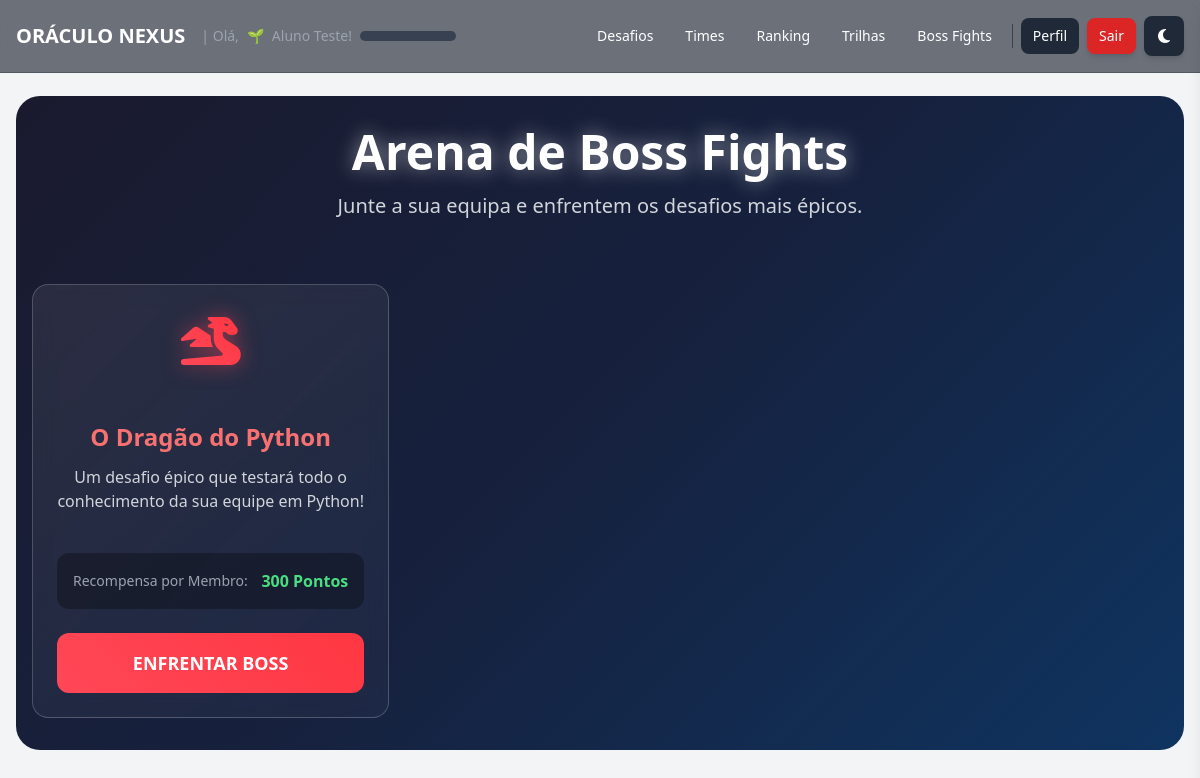
/bossfights (signed in), run on the app's committed database.
### app.py (models this page shows)
class Level(db.Model):
    id = db.Column(db.Integer, primary_key=True)
    name = db.Column(db.String(50), unique=True, nullable=False)
    min_points = db.Column(db.Integer, unique=True, nullable=False, index=True)
    insignia = db.Column(db.String(255), nullable=True)  # URL ou emoji

class User(UserMixin, db.Model):
    id = db.Column(db.Integer, primary_key=True)
    name = db.Column(db.String(100), nullable=False)
    email = db.Column(db.String(100), unique=True, nullable=False)
    password = db.Column(db.String(200), nullable=False)
    is_admin = db.Column(db.Boolean, default=False)
    phone = db.Column(db.String(20))
    registered_at = db.Column(db.DateTime, default=datetime.utcnow)
    last_login = db.Column(db.DateTime)
    points = db.Column(db.Integer, default=0)
    level_id = db.Column(db.Integer, db.ForeignKey('level.id'), nullable=True)
    level = db.relationship('Level', backref='users')
    team_id = db.Column(db.Integer, db.ForeignKey('team.id'), nullable=True)
    avatar_url = db.Column(db.String(255), nullable=True)

class BossFight(db.Model):
    id = db.Column(db.Integer, primary_key=True)
    name = db.Column(db.String(200), unique=True, nullable=False)
    description = db.Column(db.Text, nullable=False)
    reward_points = db.Column(db.Integer, nullable=False)
    is_active = db.Column(db.Boolean, default=False)
    image_url = db.Column(db.String(255), nullable=True)
    stages = db.relationship('BossFightStage', backref='boss_fight', lazy='dynamic', order_by='BossFightStage.order')

### app.py (the view)
@app.route('/bossfights')
@login_required
def list_boss_fights():
    if not current_user.team:
        flash('Você precisa estar em uma equipe para participar de Boss Fights!', 'warning')
        return redirect(url_for('teams_list'))
    all_bosses = BossFight.query.filter_by(is_active=True).all()
    return render_template('boss_fights_list_user.html', bosses=all_bosses)

### app.py (called while the page is built)
@login_manager.user_loader
def load_user(user_id):
    return User.query.get(int(user_id))

@app.context_processor
def inject_user_gamification_data():
    if current_user.is_authenticated and current_user.level:
        return dict(user_level_insignia=current_user.level.insignia)
    return dict(user_level_insignia='')

@app.context_processor
def inject_gamification_progress():
    if not current_user.is_authenticated:
        return {}
    progress_data = {'percentage': 0, 'next_level_points': None}
    if current_user.level:
        current_level = current_user.level
        next_level = Level.query.filter(Level.min_points > current_level.min_points).order_by(Level.min_points.asc()).first()
        if next_level:
            points_for_level = next_level.min_points - current_level.min_points
            points_achieved = current_user.points - current_level.min_points
            progress_data['percentage'] = max(0, min(100, (points_achieved / points_for_level) * 100 if points_for_level > 0 else 100))
            progress_data['next_level_points'] = next_level.min_points
        else:
            progress_data['percentage'] = 100
    return dict(progress=progress_data)

### templates/boss_fights_list_user.html (shortened to what this page needs)
{% extends "base_user.html" %}
{% block content %}
<div class="boss-arena-container">
    <div class="relative z-10">
        <div class="text-center mb-16">
            <h1 class="text-5xl font-bold mb-4 title-glow">Arena de Boss Fights</h1>
            <p class="text-xl text-gray-300 max-w-2xl mx-auto">Junte a sua equipa e enfrentem os desafios mais épicos.</p>
        </div>
        <div class="grid grid-cols-1 md:grid-cols-2 lg:grid-cols-3 gap-8 max-w-7xl mx-auto">
            {% for boss in bosses %}
                <div class="boss-card rounded-2xl text-center flex flex-col">
                    {% if boss.image_url %}
                        <img src="{{ boss.image_url }}" alt="{{ boss.name }}" class="w-full h-48 object-cover rounded-t-2xl">
                    {% else %}
                        <div class="text-center py-8">
                            <i class="fas fa-dragon boss-icon"></i>
                        </div>
                    {% endif %}
                    <div class="boss-card-content flex flex-col flex-grow">
                        <div class="flex-grow">
                            <h2 class="text-2xl font-bold mb-3 text-red-400">{{ boss.name }}</h2>
                            <p class="text-gray-300 mb-6 min-h-[4rem]">{{ boss.description }}</p>
                            <div class="bg-black/30 rounded-xl p-4 mb-6">
                                <div class="flex justify-between items-center">
                                    <span class="text-sm text-gray-400">Recompensa por Membro:</span>
                                    <span class="text-green-400 font-bold">{{ boss.reward_points }} Pontos</span>
                                </div>
                            </div>
                        </div>
                        <a href="{{ url_for('view_boss_fight', boss_id=boss.id) }}" class="btn-boss w-full py-4 rounded-xl text-white font-bold text-lg mt-auto">
                            ENFRENTAR BOSS
                        </a>
                    </div>
                </div>
            {% endfor %}
        </div>
    </div>
</div>
{% endblock %}

### templates/base_user.html (shortened to what this page needs)
<!DOCTYPE html>
<html lang="pt-BR" class="">
<head>
    <script src="https://cdn.tailwindcss.com"></script>
    <link href="{{ url_for('static', filename='styles.css') }}" rel="stylesheet">
    <link rel="stylesheet" href="https://cdnjs.cloudflare.com/ajax/libs/font-awesome/6.4.2/css/all.min.css">
</head>
<body class="bg-gray-100 dark:bg-gray-900 text-gray-900 dark:text-gray-100 flex flex-col min-h-screen font-sans">
    <header class="fixed top-0 left-0 right-0 z-20 bg-gray-900/60 backdrop-blur-lg border-b border-gray-700/50 p-4 flex justify-between items-center text-white">
        <div class="flex items-center space-x-4">
            <a href="{{ url_for('index') }}" class="text-xl font-bold hover:text-gray-300 transition">ORÁCULO NEXUS</a>
            <div class="text-sm text-gray-400 hidden lg:flex items-center space-x-2">
                <span>| Olá,</span>
                {% if current_user.level and current_user.level.insignia %}
                    {% if 'cloudinary' in current_user.level.insignia %}
                        <img src="{{ current_user.level.insignia }}" alt="{{ current_user.level.name }}" class="w-5 h-5 rounded-full inline-block">
                    {% else %}
                        <span>{{ current_user.level.insignia }}</span>
                    {% endif %}
                {% endif %}
                <span>{{ current_user.name }}!</span>
                <div class="w-24 bg-gray-700 rounded-full h-2.5 ml-2" title="{{ progress.percentage|round(1) }}%">
                </div>
            </div>
        </div>
        <nav class="hidden md:flex items-center space-x-2">
            <a href="{{ url_for('list_challenges') }}" class="text-sm px-3 py-2 rounded-lg hover:bg-gray-700 transition">Desafios</a>
            <a href="{{ url_for('teams_list') }}" class="text-sm px-3 py-2 rounded-lg hover:bg-gray-700 transition">Times</a>
            <a href="{{ url_for('ranking') }}" class="text-sm px-3 py-2 rounded-lg hover:bg-gray-700 transition">Ranking</a>
            <a href="{{ url_for('list_paths') }}" class="text-sm px-3 py-2 rounded-lg hover:bg-gray-700 transition">Trilhas</a>
            <a href="{{ url_for('list_boss_fights') }}" class="text-sm px-3 py-2 rounded-lg hover:bg-gray-700 transition">Boss Fights</a>
            <a href="{{ url_for('profile') }}" class="text-sm px-3 py-2 bg-gray-800 text-white rounded-lg hover:bg-gray-700 transition">Perfil</a>
            <a href="{{ url_for('logout') }}" class="text-sm px-3 py-2 bg-red-600 text-white rounded-lg hover:bg-red-500 transition shadow-md">Sair</a>
            <button id="theme-toggle" title="Alternar tema" class="w-10 h-10 flex items-center justify-center bg-gray-800 rounded-lg hover:bg-gray-700 transition shadow-md">
                <i class="fas fa-moon"></i>
            </button>
        </nav>
    </header>
    <main class="flex-1 flex flex-col items-center pt-24 pb-4 px-4 w-full">
        {% block content %}{% endblock %}
    </main>
</body>
</html>

### static/styles.css (style rules this page uses)
:root { --primary-500: #3b82f6; --primary-600: #2563eb; --success-500: #10b981; --error-500: #ef4444; --bg-light-primary: #f3f4f6; --bg-light-secondary: #ffffff; --bg-light-tertiary: #f9fafb; --text-light-primary: #111827; --text-light-secondary: #6b7280; --border-light: #e5e7eb; --chat-user-bubble-bg: linear-gradient(135deg, #3b82f6, #60a5fa); --chat-bot-bubble-bg: #f3f4f6; --chat-welcome-bubble-bg: #eef2ff; --font-family-base: 'Inter', -apple-system, BlinkMacSystemFont, 'Segoe UI', Roboto, sans-serif; }
*, *::before, *::after { box-sizing: border-box; margin: 0; padding: 0; }
html { scroll-behavior: smooth; }
body { font-family: var(--font-family-base); line-height: 1.6; background-color: var(--bg-light-primary); color: var(--text-light-primary); transition: background-color 0.3s, color 0.3s; }
.boss-card { background: linear-gradient(145deg, rgba(255,255,255,0.08) 0%, rgba(255,255,255,0.03) 100%); -webkit-backdrop-filter: blur(10px); backdrop-filter: blur(10px); border: 1px solid rgba(255,255,255,0.2); transition: all 0.3s ease; position: relative; z-index: 10; padding: 0; }
.boss-card-content { padding: 2rem; }

### templates/boss_fights_list_user.html (style rules this page uses)
.boss-arena-container { background: linear-gradient(135deg, #1a1a2e 0%, #16213e 50%, #0f3460 100%); color: #ffffff; padding: 2rem 1rem; border-radius: 1.5rem; position: relative; overflow: hidden; }
.boss-card { background: linear-gradient(145deg, rgba(255,255,255,0.08) 0%, rgba(255,255,255,0.03) 100%); backdrop-filter: blur(10px); border: 1px solid rgba(255,255,255,0.2); transition: all 0.3s ease; position: relative; z-index: 10; padding: 0; }
.boss-card-content { padding: 1.5rem; }
.boss-icon { font-size: 3rem; background: linear-gradient(45deg, #ff4757, #ff3742); -webkit-background-clip: text; -webkit-text-fill-color: transparent; filter: drop-shadow(0 0 10px rgba(255,71,87,0.5)); animation: glow 2s ease-in-out infinite alternate; }
.title-glow { text-shadow: 0 0 20px rgba(255,255,255,0.5); }
.btn-boss { background: linear-gradient(45deg, #ff4757, #ff3742); transition: all 0.3s ease; }

### data on the page
Level: level.insignia "🌱"
User: name "Aluno Teste"
BossFight: name "O Dragão do Python", description "Um desafio épico que testará todo o conhecimento da sua equipe em Python!", reward_points "300"
